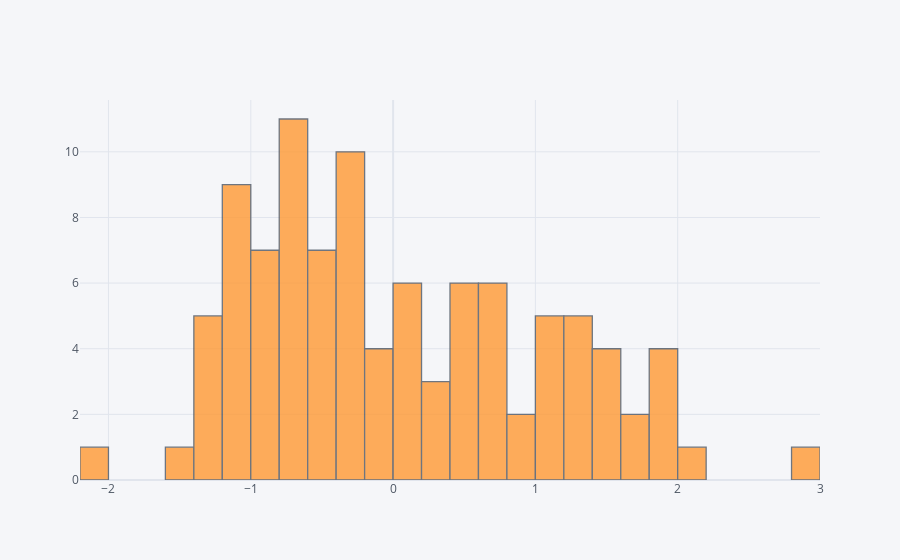

Write notebook code for a chart like this one.
### Markdown cell above
## histogram

### Code cell
df['A'].iplot(kind='hist',bins=25)

### Figure 1 — Plotly figure (JSON) as saved in the notebook; plotly's stock layout.template omitted (floating-point values rounded to 4 significant figures)
{"data": [{"histfunc": "count", "histnorm": "", "marker": {"color": "rgba(255, 153, 51, 1.0)", "line": {"color": "#4D5663", "width": 1.3}}, "name": "A", "nbinsx": 25, "opacity": 0.8, "orientation": "v", "type": "histogram", "x": [1.238, -0.5589, 0.4095, 0.4298, 0.07238, -0.206, 1.239, -1.063, 0.3435, 1.365, -0.7291, -1.036, 0.3274, -0.3351, -0.6995, -0.3231, -0.6969, -1.266, 1.868, 1.655, 0.4324, 0.1334, -0.2573, 0.718, 1.404, 1.447, -0.6399, -1.161, 2.822, -0.4568, -1.58, -0.3682, -1.038, 1.801, 0.6055, 0.5521, 1.074, -0.08607, -0.5388, 1.413, -0.5605, -0.6057, -0.9428, 1.396, -0.9273, -0.17, 1.957, -0.08974, -0.6345, -0.4863, -0.6462, -0.4394, 0.3705, 0.5298, 1.005, 1.114, -2.159, 2.109, -1.07, -0.5814, 0.03925, 1.006, -0.3903, -1.356, -1.071, 1.581, 0.1718, -0.9047, 1.128, 1.989, -1.091, -0.2994, -0.6395, -1.224, 1.645, 0.6177, -1.318, 0.033, -1.065, 0.9757, 0.05122, -0.2977, -0.7902, -0.6625, 0.7861, -0.01615, -0.8598, -0.3186, -0.8067, -0.6147, 0.6156, -0.9049, -0.2106, -1.036, 0.8942, 0.698, -0.8091, 0.4877, -1.317, 1.273]}], "layout": {"barmode": "overlay", "legend": {"bgcolor": "#F5F6F9", "font": {"color": "#4D5663"}}, "paper_bgcolor": "#F5F6F9", "plot_bgcolor": "#F5F6F9", "title": {"font": {"color": "#4D5663"}}, "xaxis": {"gridcolor": "#E1E5ED", "showgrid": true, "tickfont": {"color": "#4D5663"}, "title": {"font": {"color": "#4D5663"}, "text": ""}, "zerolinecolor": "#E1E5ED"}, "yaxis": {"gridcolor": "#E1E5ED", "showgrid": true, "tickfont": {"color": "#4D5663"}, "title": {"font": {"color": "#4D5663"}, "text": ""}, "zerolinecolor": "#E1E5ED"}}}
